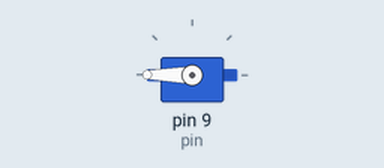
A sketch run on a simulated Arduino Uno, built with avr-gcc and run on an emulated ATmega328P. On the bench: servo.

Above: at 15.06 s.
At 39.94 s:
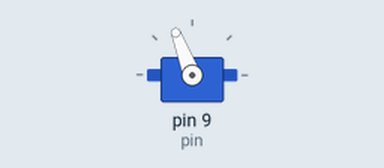
Timing chart, 0 to 40.0 s (numbered marks = the images above):
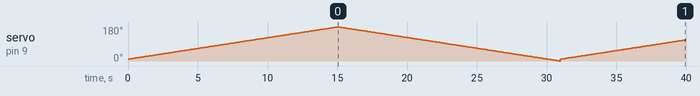

The sketch:

servo.ino
```cpp
#include <Servo.h>
Servo myservo;
int pin = 9;


void setup() {
  // put your setup code here, to run once:
  myservo.attach(pin);
}

void loop() {
  for(int i = 10; i <= 180; i++){
      myservo.write(i);
      delay(88);
    }
  for(int i = 180; i >= 0; i--){
      myservo.write(i);
      delay(88);
    }
}
```
